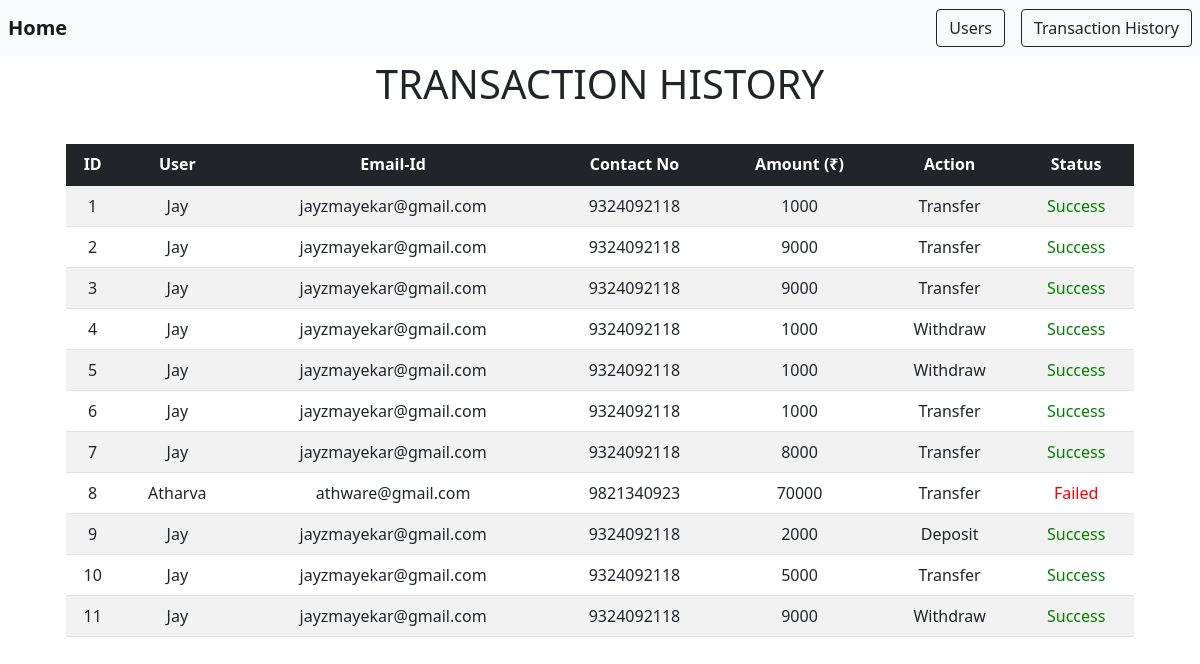
The app's page /transactionhistory/ with its own data.
### bank/models.py (models this page shows, shortened)
class History(models.Model):
    username = models.CharField(max_length=30)
    email_id = models.EmailField()
    contact_no = models.IntegerField()
    amount = models.IntegerField("Amount (₹)")
    action = models.CharField(max_length=30)
    status = models.CharField(max_length=30)

### bank/views.py (the view)
# urls.py: path("transactionhistory/",views.Historypage, name = "History") ,
def Historypage(request):
    data = History.objects.all ()
    return render(request, 'history.html', {"data" : data})

### templates/history.html (shortened to what this page needs)
{% extends 'base.html' %}
{% block body %}
<div class="container-fluid text-Dark py-1 text-center">
    <h1>TRANSACTION HISTORY</h1>
</div>
<div class="container row text-center py-4" style="margin: auto;">
    <div class="col-md-12">
        <table class="table table-striped table-hover">
            <thead class="table-dark">
                <th>ID</th>
                <th>User</th>
                <th>Email-Id</th>
                <th>Contact No</th>
                <th>Amount (₹)</th>
                <th>Action</th>
                <th>Status</th>
            </thead>
            <tbody>
                {% for i in data %}
                    <tr>
                        <td>{{i.id}}</td>
                        <td>{{i.username}}</td>
                        <td>{{i.email_id}}</td>
                        <td>{{i.contact_no}}</td>
                        <td>{{i.amount}}</td>
                        <td>{{i.action}}</td>
                        {% if i.status == "Success" %}
                            <td style="color: green;">{{i.status}}</td>
                        {% else %}
                            <td style="color: red;">{{i.status}}</td>
                        {% endif %}
                    </tr>
                {% endfor %}
            </tbody>
        </table>
    </div>
</div>
{% endblock body %}

### templates/base.html (shortened to what this page needs)
<!DOCTYPE html>
<html lang="en">
<head>
    <link href="https://cdn.jsdelivr.net/npm/bootstrap@5.1.1/dist/css/bootstrap.min.css" rel="stylesheet"
>
</head>
<body>
    <nav class="navbar navbar-light bg-light">
          <a class="navbar-brand mx-2" href="{% url 'Home' %}"><b>Home</b></a>
            <form class="d-flex">
                <a class="btn btn-outline-dark mx-2" href="{% url 'users' %}" role="button">Users</a>
                <a class="btn btn-outline-dark mx-2" href="{% url 'History' %}" role="button">Transaction History</a>
            </form>
    </nav>
    {% block body %} {% endblock body %}
</body>
</html>

### records on screen
History: id "1", username "Jay", email_id "jayzmayekar@gmail.com", contact_no "9324092118", amount "1000", action "Transfer", status "Success"
History: id "2", username "Jay", email_id "jayzmayekar@gmail.com", contact_no "9324092118", amount "9000", action "Transfer", status "Success"
History: id "3", username "Jay", email_id "jayzmayekar@gmail.com", contact_no "9324092118", amount "9000", action "Transfer", status "Success"
History: id "4", username "Jay", email_id "jayzmayekar@gmail.com", contact_no "9324092118", amount "1000", action "Withdraw", status "Success"
History: id "5", username "Jay", email_id "jayzmayekar@gmail.com", contact_no "9324092118", amount "1000", action "Withdraw", status "Success"
History: id "6", username "Jay", email_id "jayzmayekar@gmail.com", contact_no "9324092118", amount "1000", action "Transfer", status "Success"
History: id "7", username "Jay", email_id "jayzmayekar@gmail.com", contact_no "9324092118", amount "8000", action "Transfer", status "Success"
History: id "8", username "Atharva", email_id "athware@gmail.com", contact_no "9821340923", amount "70000", action "Transfer", status "Failed"
History: id "9", username "Jay", email_id "jayzmayekar@gmail.com", contact_no "9324092118", amount "2000", action "Deposit", status "Success"
History: id "10", username "Jay", email_id "jayzmayekar@gmail.com", contact_no "9324092118", amount "5000", action "Transfer", status "Success"
History: id "11", username "Jay", email_id "jayzmayekar@gmail.com", contact_no "9324092118", amount "9000", action "Withdraw", status "Success"
